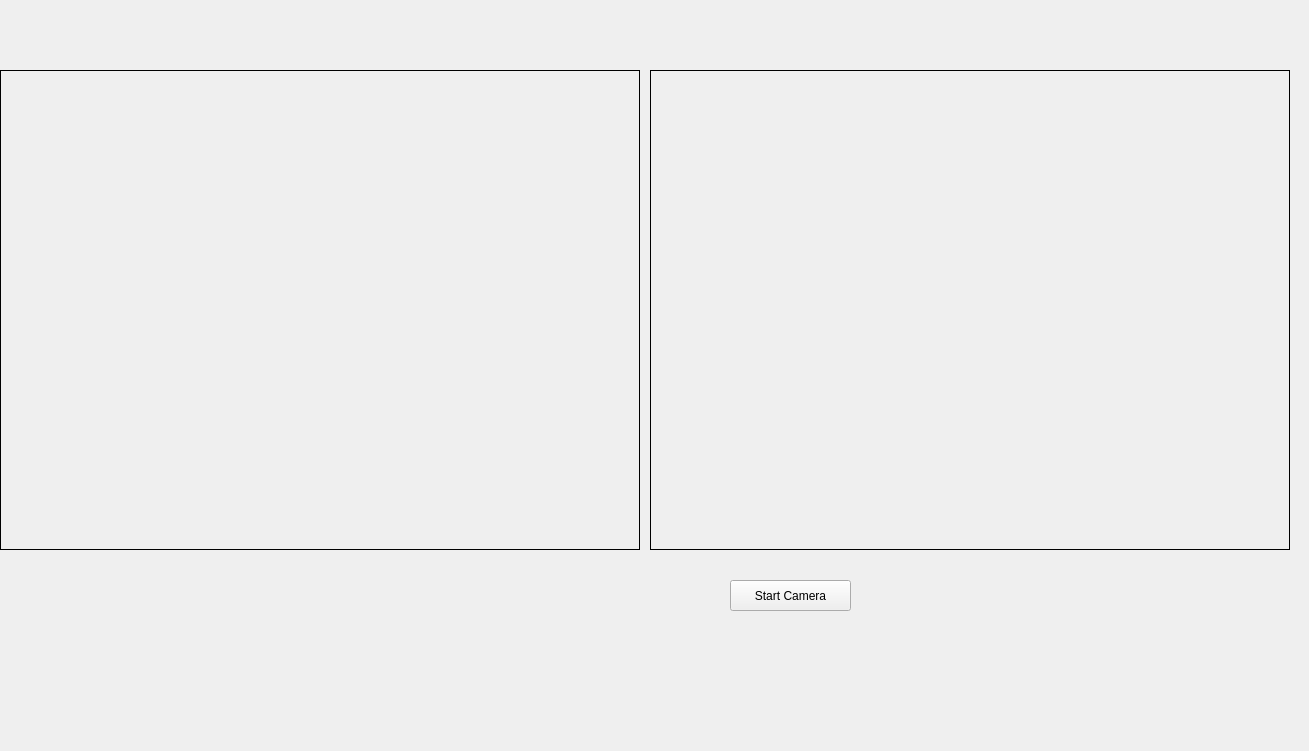
<?xml version="1.0" encoding="UTF-8"?>
<ui version="4.0">
 <class>TrackingClass</class>
 <widget class="QMainWindow" name="TrackingClass">
  <property name="geometry">
   <rect>
    <x>0</x>
    <y>0</y>
    <width>1309</width>
    <height>751</height>
   </rect>
  </property>
  <property name="windowTitle">
   <string>Tracking</string>
  </property>
  <widget class="QWidget" name="centralWidget">
   <widget class="QPushButton" name="btnStartStop">
    <property name="geometry">
     <rect>
      <x>730</x>
      <y>580</y>
      <width>121</width>
      <height>31</height>
     </rect>
    </property>
    <property name="text">
     <string>Start Camera</string>
    </property>
   </widget>
   <widget class="QLabel" name="lblOriginal">
    <property name="geometry">
     <rect>
      <x>0</x>
      <y>70</y>
      <width>640</width>
      <height>480</height>
     </rect>
    </property>
    <property name="frameShape">
     <enum>QFrame::Box</enum>
    </property>
    <property name="text">
     <string/>
    </property>
   </widget>
   <widget class="QLabel" name="lblProcessed">
    <property name="geometry">
     <rect>
      <x>650</x>
      <y>70</y>
      <width>640</width>
      <height>480</height>
     </rect>
    </property>
    <property name="frameShape">
     <enum>QFrame::Box</enum>
    </property>
    <property name="text">
     <string/>
    </property>
   </widget>
  </widget>
 </widget>
 <layoutdefault spacing="6" margin="11"/>
 <resources>
  <include location="Tracking.qrc"/>
 </resources>
 <connections/>
</ui>
